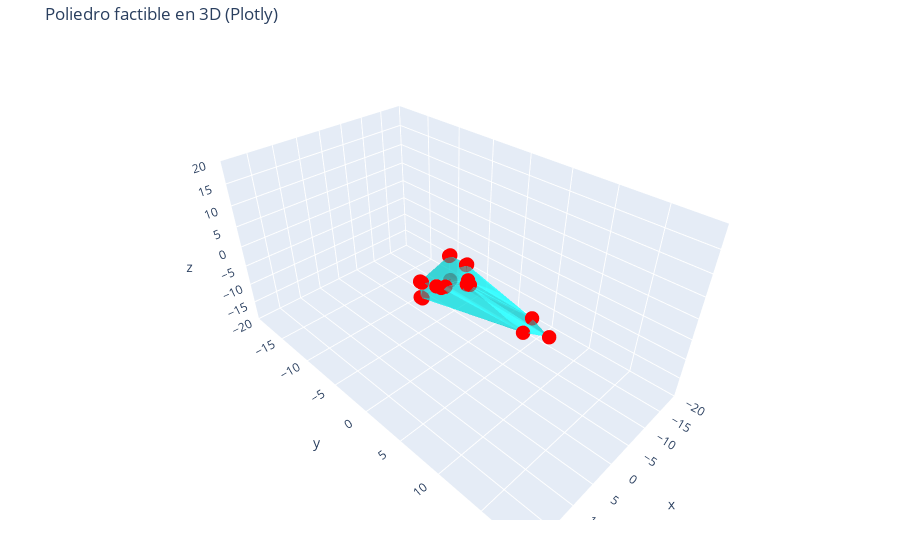

This figure's notebook cell:
### Code cell
factibles, hull = generar_poliedro()
graficar_poliedro(factibles, hull)

### Figure 1 — Plotly figure (JSON) as saved in the notebook; plotly's stock layout.template omitted (floating-point values rounded to 4 significant figures; data arrays with more than 128 entries replaced by an {"elided": "..."} marker saying what was removed)
{"data": [{"color": "cyan", "i": [6066, 8237, 1164, 1164, 1164, 13783, 13783, 13783, 49, 49, 49, 5102, 5102, 1179, 1179, 1179, 1179, 1179, 8733, 8733, 8733, 8733, 8733, 8237, 8237, 8237, 8237, 8237, 8237, 8237, 8237, 8237], "j": [4527, 8733, 13939, 574, 13819, 13939, 24, 5077, 574, 24, 589, 5077, 49, 589, 1164, 13819, 1164, 4527, 13819, 13819, 13783, 13783, 6066, 13783, 13783, 5102, 49, 5102, 8733, 1179, 6066, 1179], "k": [5577, 9125, 0, 0, 13939, 0, 0, 24, 0, 0, 574, 24, 24, 574, 574, 5577, 13819, 5577, 13939, 5577, 13939, 9125, 5577, 9125, 5077, 5077, 589, 49, 6066, 589, 4527, 4527], "name": "Poliedro factible", "opacity": 0.5, "type": "mesh3d", "x": {"elided": "13940 float values"}, "y": {"elided": "13940 float values"}, "z": {"elided": "13940 float values"}}, {"marker": {"color": "red", "size": 5}, "mode": "markers", "name": "Vértices", "type": "scatter3d", "x": [0.0, 0.0, 0.2449, 6.857, 6.857, 6.857, 6.857, 6.122, 0.0, 0.2449, 5.878, 5.388, 2.449, 3.184, 2.939, 0.0, 1.959, 0.0], "y": [0.0, 0.0, 0.0, 0.0, 0.0, 0.2449, 0.2449, 1.714, 2.204, 2.204, 2.204, 2.449, 3.673, 3.918, 4.163, 10.04, 10.04, 12.0], "z": [0.0, 5.878, 5.878, 0.0, 3.673, 0.0, 3.673, 3.918, 5.878, 5.878, 3.918, 4.163, 5.143, 4.898, 4.898, 1.959, 0.0, 0.0]}], "layout": {"margin": {"b": 40, "l": 40, "r": 40, "t": 40}, "scene": {"xaxis": {"range": [-20, 20], "title": {"text": "x"}}, "yaxis": {"range": [-20, 20], "title": {"text": "y"}}, "zaxis": {"range": [-20, 20], "title": {"text": "z"}}}, "title": {"text": "Poliedro factible en 3D (Plotly)"}}}
